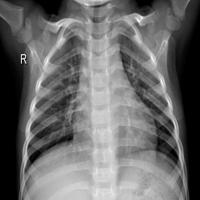
%> input picture MENEZ_VASTONE/image1.jpg, 200 x 200 px
$ octave Menezes_Vastone_ECC.m   (GNU Octave 9; MATLAB toolbox functions it lacks are replaced by stand-ins)
%> lines starting %> are read from the running program, lines starting %| are printed output that depends on the picture
### ELGAMAL/flattener.m
function im2 = flattener(im)
[r,c] = size(im);
im2 = reshape(im,r*c,1);

end

### MENEZ_VASTONE/messageEmbed.m
function [X,Y] =  messageEmbed(m,q)
% m ---> message m = 2174;
% q ---> Large Prime Number a = 4177
%% Embedding message on the elliptic curve
k = 30;[r,~] = size(m);
X = [];Y = [];
for i = 1:r
    for j =0:29
        %disp(j)
        x = m(i)*k + j;
        ysquare = x^3 - x + 16;
        ysquare_mod_q = mod(ysquare,q);
        y = sqrt(ysquare_mod_q);
        if((y) == floor(y))
            break;
        end
    end
    X = [X;x]; Y= [Y;y];
end
end

### MENEZ_VASTONE/Menezes_Vastone_ECC.m
%%
% E:y^1 = x^3 + 44x + 4 over F13
% P = (1,3)-----> Generator Point(Base Point);
%Private keys be k = 5 and a = 2;
%Plaintext m = (12,7) = (m1,m2);
im = imread('image1.jpg');
%> im is the input picture: size 200x200 uint8; min 0, max 253, mean 106.3
im = imresize(im,[100 100]);
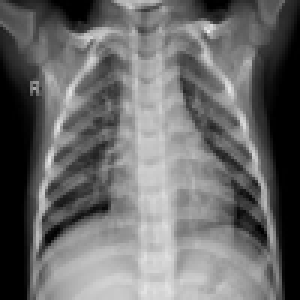
%> im: size 100x100 uint8 (shown 3 times larger); min 0, max 236, mean 106.3
im = double(im);
%> im: size 100x100 double
im2 = flattener(im);
[X,Y] =  messageEmbed(im2,65239);
%> the loop in messageEmbed, `for i = 1:r` made 10000 passes
%> (X, Y) on passes 1 to 3: (2309, 221.3), ([2309; 2549], [221.3; 197.8]), ([2309; 2549; 2369], [221.3; 197.8; 144.1])
a = -1; b = 16; q = 65239; P = [0 38630];randk = 5; randa = 2;m = [X,Y];
obj = MenezesVastoneECC(a,b,q,P);
%> (the run ends here)
